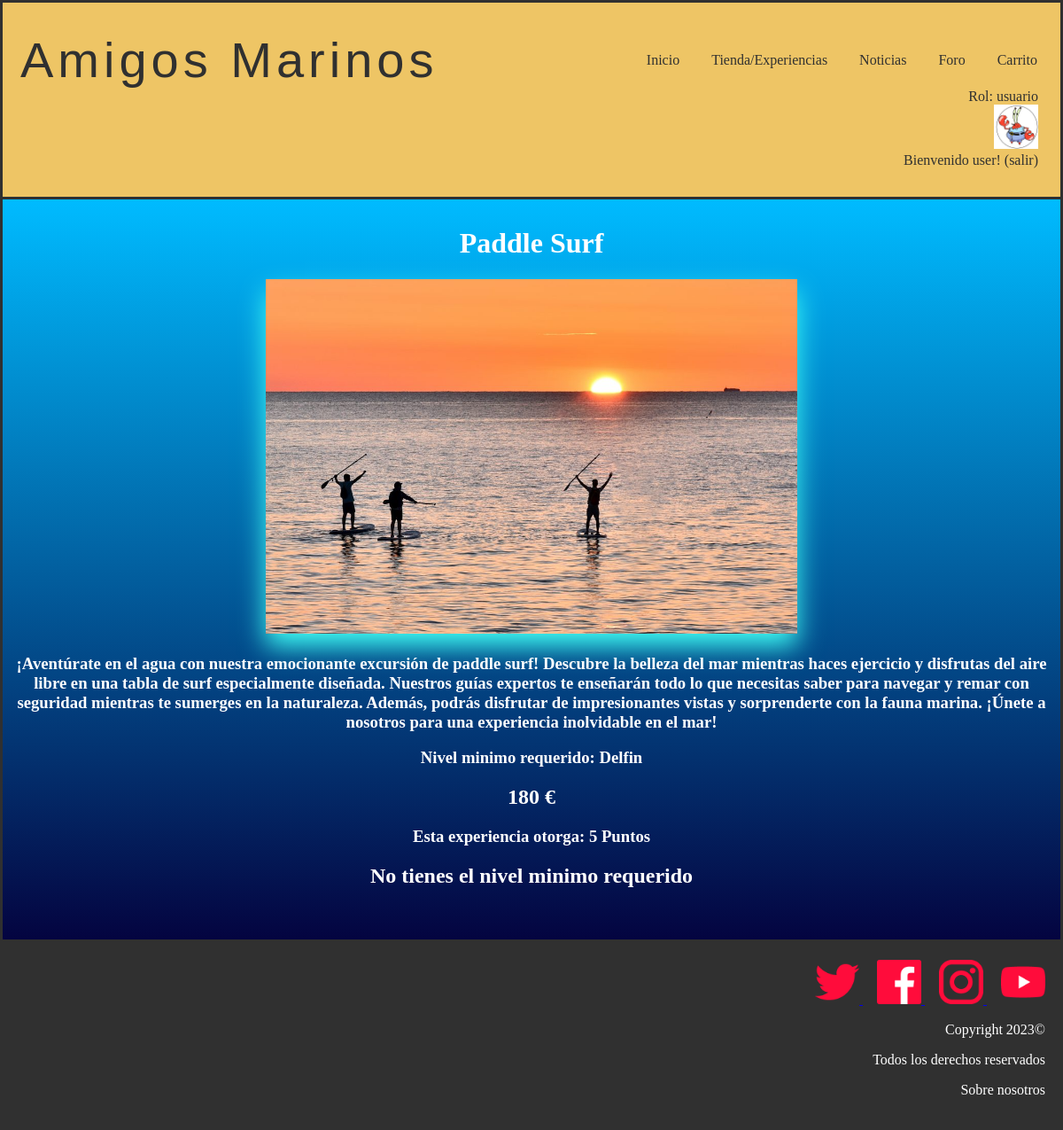
Page /vistaExperiencia.php?id=9 (signed in) on the committed database.
### tables this page shows
CREATE TABLE IF NOT EXISTS `rol` (
  `numero` int(11) NOT NULL,
  `nombre` varchar(25) NOT NULL,
  PRIMARY KEY (`numero`)
);

CREATE TABLE IF NOT EXISTS `experiencias` (
  `nombre` varchar(25) NOT NULL,
  `id` int(11) NOT NULL AUTO_INCREMENT,
  `descripcion` text NOT NULL,
  `precio` float NOT NULL,
  `nivelminimo` int(11) NOT NULL,
  `puntos` int(11) NOT NULL,
  `imagen` varchar(50) NOT NULL,
  PRIMARY KEY (`id`),
  KEY `nivelminimo` (`nivelminimo`)
);

CREATE TABLE IF NOT EXISTS `nivel` (
  `numero` int(11) NOT NULL,
  `nombre` varchar(25) NOT NULL,
  `minimo` int(11) NOT NULL,
  `maximo` int(11) NOT NULL,
  PRIMARY KEY (`numero`)
);

### includes/Usuario.php (called while the page is built, shortened)
<?php
class Usuario{
    public static function getNombreRol($rol)
    {
        $conn = Aplicacion::getInstance()->getConexionBd();
        $query = sprintf("SELECT nombre FROM rol U WHERE U.numero='%d'", $rol);
        $rs = $conn->query($query);
        $fila=$rs->fetch_assoc();
        return $fila['nombre'];
    }
}
?>

### includes/level.php (called while the page is built, shortened)
<?php
class level{
    private $numero;
    private $nombre;
    private function __construct($numero,$nombre,$minimo,$maximo){
        $this->numero = $numero;
        $this->nombre = $nombre;
    }
    public static function getLevel($puntos){
        $conn = Aplicacion::getInstance()->getConexionBd();
        $query = sprintf("SELECT * FROM nivel U WHERE $puntos<=U.maximo AND $puntos>=U.minimo");
        $rs = $conn->query($query);
        $fila=$rs->fetch_assoc();
        $level = new level($fila['numero'], $fila['nombre'], $fila['minimo'], $fila['maximo']);
        return $level;
    }
    public static function getLevelByNumero($numero){
        $conn = Aplicacion::getInstance()->getConexionBd();
        $query = sprintf("SELECT * FROM nivel U WHERE U.numero=$numero");
        $rs = $conn->query($query);
        $fila=$rs->fetch_assoc();
        $level = new level($fila['numero'], $fila['nombre'], $fila['minimo'], $fila['maximo']);
        return $level;
    }
    public function getNombre(){
        return $this->nombre;
    }
    public function getNumero(){
        return $this->numero;
    }
}
?>

### includes/Experiencia.php (called while the page is built, shortened)
<?php
class Experiencia {
    private $nombre;
    private $descripcion;
    private $precio;
    private $nivelminimo;
    private $puntos;
    private $urlImagen;
    private function __construct($id = null , $descripcion, $precio,$nivelminimo, $urlImagen, $nombre,$puntos)
    {
        $this->descripcion = $descripcion;
        $this->nivelminimo = $nivelminimo;
        $this->nombre = $nombre;
        $this->precio = $precio;
        $this->urlImagen = $urlImagen;
        $this->puntos=$puntos;
    }
    public static function buscaPorId($idExperiencia)
    {
        $result = false;
        $conn = Aplicacion::getInstance()->getConexionBd();
        $query = sprintf("SELECT * FROM experiencias WHERE id='%d'", $idExperiencia);
        $rs = $conn->query($query);
        if ($rs) {
            $fila = $rs->fetch_assoc();
            $experiencia = new Experiencia($fila["id"], $fila["descripcion"], $fila["precio"], $fila["nivelminimo"], $fila["imagen"], $fila["nombre"],$fila['puntos']);
            return $experiencia;
        } else {
            error_log("Error BD ({$conn->errno}): {$conn->error}");
        }
        return $result;
    }
    public function getNombre()
    {
        return $this->nombre;
    }
    public function getPuntos()
    {
        return $this->puntos;
    }
    public function getDescripcion(){
        return $this->descripcion;
    }
    public function getImagen(){
        return $this->urlImagen;
    }
    public function getPrecio(){
        return $this->precio;
    }
    public function getNivelMinimo(){
        return $this->nivelminimo;
    }
}
?>

### vistaExperiencia.php (the view, shortened to what this page needs)
<?php
require_once __DIR__.'/includes/Experiencia.php';
require_once __DIR__.'/includes/level.php';
require_once './includes/Usuario.php';
?>
<!DOCTYPE html>
<html>
	<head>
		<link href= "./css/style.css" rel="stylesheet" type="text/css">
	</head>
	<body>
		<?php
			require ('./includes/comun/cabecera.php');
		?>
		<div class="container">
		<?php
			$id = $_GET["id"];
			$experiencia = Experiencia::buscaPorId($id);
			echo "<h1>" . $experiencia->getNombre() . "</h1>";
			echo '<img  src="' . $experiencia->getImagen() . ' " id="imgExperiencia" alt="experiencia" >';
			echo "<h3>". $experiencia->getDescripcion() ."</h3>";
			echo "<h3> Nivel minimo requerido: ". ucfirst(level::getLevelByNumero($experiencia->getNivelMinimo())->getNombre())."</h3>";
			echo "<h2>" . $experiencia->getPrecio() . " € </h2>";
			echo "<h3>Esta experiencia otorga: "  . $experiencia->getPuntos() . " Puntos </h3>";
			if (isset($_SESSION["login"]) && ($_SESSION["login"]===true) && (level::getLevel($_SESSION["puntos"])->getNumero()>=$experiencia->getNivelMinimo())){
				?>
				<form method="post">
				<input type="submit" name="submit" value="Comprar"id="botoncompra">
				</form>
				<?php
			}
			else{
				if (isset($_SESSION["login"]) && ($_SESSION["login"]===true) ){
					echo "<h2>No tienes el nivel minimo requerido</h2>";
				}
				else{
					echo "<h2>Debes iniciar sesion para comprar una experiencia</h2>";
				}
			}
		?>
		<br>
		</div>
		<?php
		require('./includes/comun/pie.php');
		?>
	</body>
</html>

### includes/comun/cabecera.php (shortened to what this page needs)
<?php
require_once './includes/level.php';
require_once './includes/Usuario.php';
function reconocerUsuario() {
  if (isset($_SESSION["login"]) && ($_SESSION["login"]===true)){
    echo'Rol: '.Usuario::getNombreRol($_SESSION['rol']);
    $level=level::getLevel($_SESSION["puntos"]);
    if($level->getNumero() == level::cangrejo){
      echo '<form method="post" action="micuenta.php">
      <input type="image" src="./img/cangrejo.jpg" name="boton" width="50" alt="Botón icono cangrejo"  height="50" />
      </form>';
      echo 'Bienvenido ' . $_SESSION['nombre'] . '! ';
      echo '<a href="logout.php">(salir)</a>';
    }
  } else {
    echo '<form method="post" action="login.php">
    <input type="image" src="./img/usuariodesconocido.jpg" name="boton" width="50" alt="Botón para ir a login"  height="50" />
    </form>';
    echo 'Usuario desconocido. ';
    echo '<a href="login.php">Login </a>';
  }
}
?>
<header class ="header">
  <div class="cont logo-nav-cont" >
    <a class="logo">Amigos Marinos</a>
    <nav class="navigation">
          <ul>
            <li><a href="index.php ">Inicio</a></li>
            <li><a href="tienda.php">Tienda/Experiencias</a></li>
            <li><a href="noticias.php">Noticias</a></li>
            <li><a href="foro.php">Foro</a></li>
            <?php
            if (isset($_SESSION["login"]) && ($_SESSION["login"]===true)){
              ?>
              <li><a href="vistaCarrito.php">Carrito</a></li>
              <br>
              <?php
            }
          ?>
      </nav>
    </div>
		<div class="login" >
		 <?php
		reconocerUsuario();
		?>
		</div>
</header>

### css/style.css (style rules this page uses)
body { color: white; background-color: white; text-align: center; margin: auto; }
.container { background-image: linear-gradient(to bottom,#00bbff, #040440); border: 3px solid #303030; padding-top: 10px; padding-bottom: 20px; }
img { width :50px; height :50px; border :5px; }
.header { background-color: #eec565; color:#303030; border: 3px solid #303030; border-bottom: none; padding:2rem 0; }
.header a { color:#303030; text-decoration:none; }
.logo { letter-spacing: 5px; font-size: 3.5em; font-family:Impact, Haettenschweiler, 'Arial Narrow Bold', sans-serif; margin-left: 20px; max-width: 100%; max-height: 100%; }
.logo-nav-cont { display: flex; justify-content: space-between; align-items: center; margin-right: 10px; }
.navigation ul { margin: 0; padding: 0; list-style: none; }
.navigation ul li { display:inline-block; }
.navigation ul li a { display: block; padding: 0.5rem 1rem; transition: all 0.4s linear; border-radius: 5px; }
.login { text-align: right; margin-right: 25px; }
input[type="text"], input[type="email"], input::placeholder, input[type="password"],textarea,input[type="number"],input[type="password"] { background-color: transparent; border: none; font-size: 25px; border-bottom: 2px solid #fff; color: #fff; text-align: center; text-shadow: 2px 2px 4px rgba(0, 0, 0, 0.5); }
#imgExperiencia { width: 600px; height: 400px; max-width: 100%; box-shadow:0px 14px 28px rgb(65, 255, 245); }

### rows in the picture
rol: nombre "usuario"
experiencias: nombre "Paddle Surf", imagen (picture), descripcion "¡Aventúrate en el agua con nuestra emocionante excursión de paddle surf! Descubre la belleza del mar mientras haces ejercicio y disfrutas del aire libre en una tabla de surf especialmente diseñada. Nuestros guías expertos te enseñarán todo lo que necesitas saber para navegar y remar con seguridad mientras te sumerges en la naturaleza. Además, podrás disfrutar de impresionantes vistas y sorprenderte con la fauna marina. ¡Únete a nosotros para una experiencia inolvidable en el mar!", nivelminimo.nombre "Delfin", precio "180", puntos "5"

### other values in the picture
$_SESSION['nombre'] "user"
